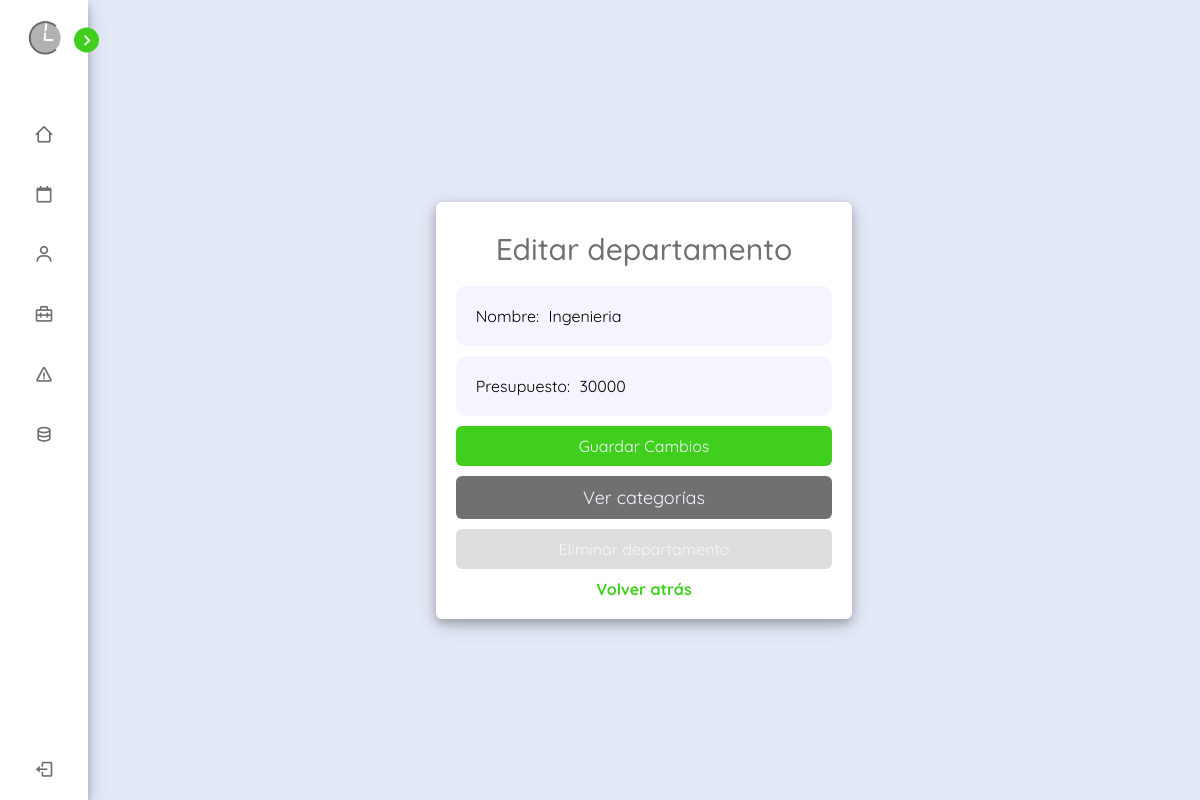
/scripts/php/departmentEdit/departmentEdit.php?id_departamento=1, run on an earlier commit of the app's database.
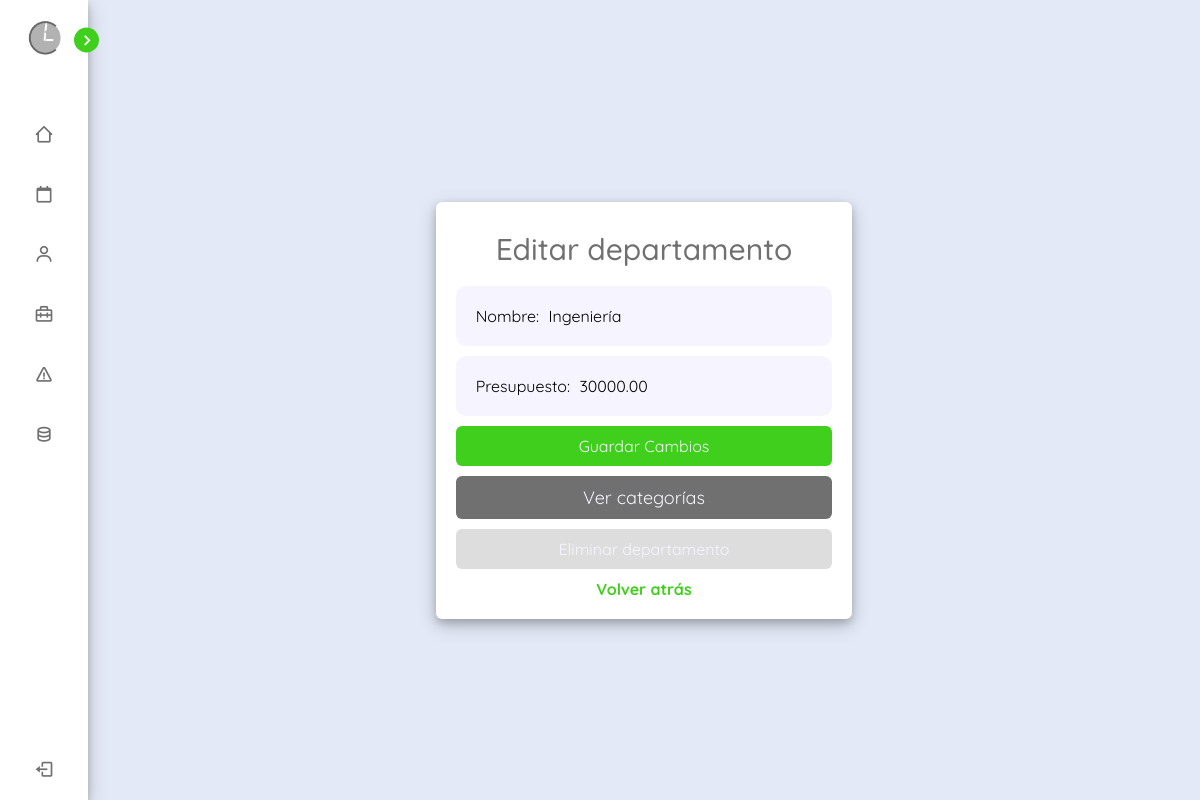
And on a later commit of the database.
### tables this page shows
CREATE TABLE `departamentos` (
  `id_departamento` int(10) NOT NULL,
  `nombre` varchar(50) NOT NULL,
  `presupuesto` decimal(10,2) NOT NULL,
  `gastos` decimal(10,2) NOT NULL DEFAULT 0.00
);

### scripts/php/departmentEdit/departmentEdit.php (the view, shortened to what this page needs)
<!DOCTYPE html>
<html lang="es">
<head>
    <link href="../../../css/dashboard.css" rel="stylesheet" />
    <link href="https://unpkg.com/boxicons@2.1.4/css/boxicons.min.css" rel="stylesheet" />
    <link rel="stylesheet" href="https://cdn.jsdelivr.net/npm/sweetalert2@11.6.7/dist/sweetalert2.min.css">
</head>
<body>
    <nav class="sidebar close">
        <header>
            <div class="image-text">
                <span class="image">
                    <img src="../../../img/cuandoLibro-logo.png" alt="logoClaro" />
                </span>
            </div>
            <i class="bx bx-chevron-right toggle"></i>
        </header>
        <div class="menu-bar">
            <div class="menu">
                <ul class="menu-links">
                    <li class="nav-links">
                        <a href="../dashboard.php">
                            <i class="bx bx-home-alt-2 icon"></i>
                        </a>
                    </li>
                    <li class="nav-links">
                        <a href="horarios.php">
                            <i class="bx bx-calendar-alt icon"></i>
                        </a>
                    </li>
                    <li class="nav-links">
                        <a href="trabajadores.php">
                            <i class="bx bx-user icon"></i>
                        </a>
                    </li>
                    <li class="nav-links">
                        <a href="#department">
                            <i class="bx bx-briefcase-alt-2 icon"></i>
                        </a>
                    </li>
                    <li class="nav-links">
                        <a href="avisos.php">
                            <i class="bx bx-error icon"></i>
                        </a>
                    </li>
                    <li class='nav-links'>
                        <a href='http://localhost/phpmyadmin/index.php?route=/database/structure&db=fichajedb' target='_blank'>
                            <i class='bx bx-data icon'></i>
                        </a>
                    </li>
                </ul>
            </div>
            <div class="bottom-content">
                <li class="">
                    <a href="../scripts/php/seguridad/cerrarSesion.php">
                        <i class="bx bx-log-out icon"></i>
                    </a>
                </li>
            </div>
        </div>
    </nav>
    <section class="homeTitle" id="department">
        <div class="contenedor-formulario">
            <?php
            include("../seguridad/conexion.php");
            $id = isset($_GET['id_departamento']) ? $_GET['id_departamento'] : null;
            $query_departamentos = "SELECT * FROM departamentos WHERE id_departamento = '$id'";
            $resultado_departamentos = mysqli_query($conexion, $query_departamentos);
            if ($resultado_departamentos->num_rows > 0) {
                $datos_departamentos = mysqli_fetch_assoc($resultado_departamentos);
                ?>
                <form method="post" class="form" id="scheduleForm">
                    <h2 class="text">Editar departamento</h2>
                    <label for="nombre">Nombre:
                        <input type="text" name="nombre" value="<?php echo $datos_departamentos['nombre']; ?>">
                    </label>
                    <label for="presupuesto">Presupuesto:
                        <input type="number" step="0.01" name="presupuesto" value="<?php echo $datos_departamentos['presupuesto']; ?>">
                    </label>
                    <button onclick="saveChanges()" type="button" class="saveButton">Guardar Cambios</button>
                    <button onclick="changeToCategory()" type="button" class="addButton">Ver categorías</button>
                    <button onclick="deleteDepartment()" type="button" class="deleteButton">Eliminar departamento</button>
                    <a href="../../../sites/departamentos.php">Volver atrás</a>
                </form>
                <?php
            } else {
                echo "No se encontraron datos para el departamento con ID: $id";
            }
            ?>
        </div>
    </section>
</body>
</html>

What changed in the data, as far as the page shows it:
changed departamentos: nombre "Ingenieria" → "Ingeniería"; presupuesto "30000" → "30000.00"
